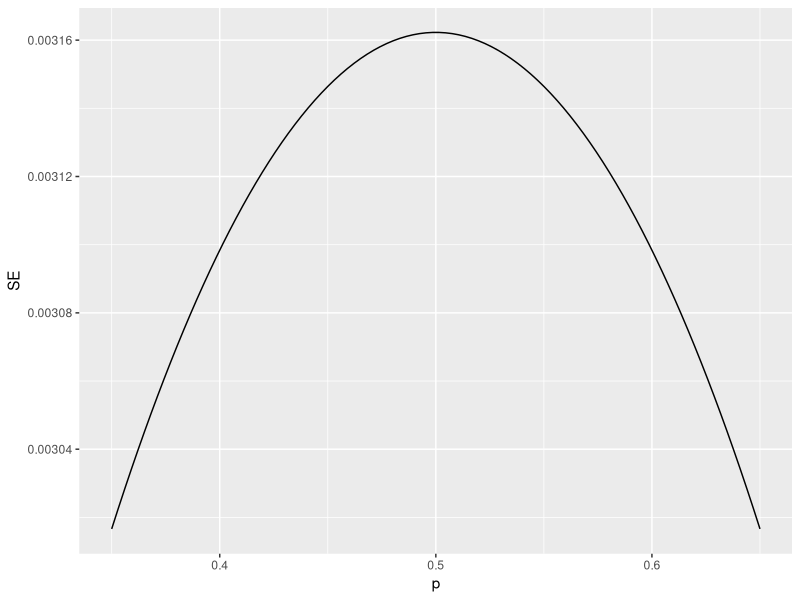

Here is the R script that generated this plot:
library(tidyverse)
N <- 100000
p <- seq(0.35, 0.65, length =100)

SE <- sapply(p, function(x) 2*sqrt(x*(1-x)/N))

data.frame(p=p, SE=SE) %>%
  ggplot(aes(p,SE))+
  geom_line()

